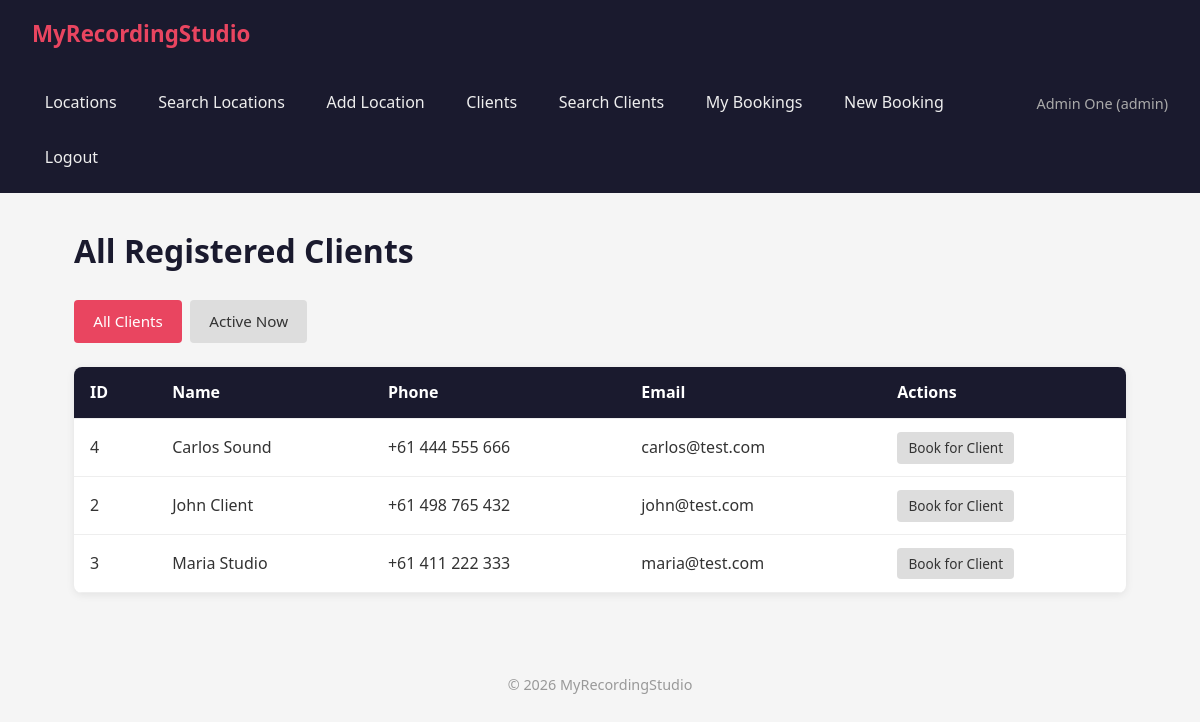
Page /pages/clients/list.php (signed in) on the committed database.
### tables this page shows
CREATE TABLE IF NOT EXISTS users (
    id INT AUTO_INCREMENT PRIMARY KEY,
    name VARCHAR(100) NOT NULL,
    phone VARCHAR(20) NOT NULL,
    email VARCHAR(150) NOT NULL UNIQUE,
    password VARCHAR(255) NOT NULL,
    type VARCHAR(10) NOT NULL,
    created_at TIMESTAMP DEFAULT CURRENT_TIMESTAMP
);

### classes/User.php (called while the page is built, shortened)
<?php
class User
{
    private $db;
    public function __construct($conn)
    {
        $this->db = $conn;
    }
    public function getAllClients(): array
    {
        $result = $this->db->query("SELECT * FROM users WHERE type = 'client' ORDER BY name");
        return $result->fetch_all(MYSQLI_ASSOC);
    }
}

### pages/clients/list.php (the view, shortened to what this page needs)
<?php
require_once __DIR__ . '/../../config/database.php';
require_once __DIR__ . '/../../classes/User.php';
$userObj = new User($conn);
$filter = $_GET['filter'] ?? 'all';
switch ($filter) {
    default:
        $clients = $userObj->getAllClients();
        $title = 'All Registered Clients';
        break;
}
require_once __DIR__ . '/../../includes/header.php';
?>
<h1><?= htmlspecialchars($title) ?></h1>
<div class="filter-bar">
    <a href="?filter=all" class="btn <?= $filter === 'all' ? 'btn-primary' : '' ?>">All Clients</a>
    <a href="?filter=active" class="btn <?= $filter === 'active' ? 'btn-primary' : '' ?>">Active Now</a>
</div>
<?php if (empty($clients)): ?>
    <p>No clients found.</p>
<?php else: ?>
    <table class="table">
        <thead>
            <tr>
                <th>ID</th>
                <th>Name</th>
                <th>Phone</th>
                <th>Email</th>
                <th>Actions</th>
            </tr>
        </thead>
        <tbody>
            <?php foreach ($clients as $client): ?>
                <tr>
                    <td><?= $client['id'] ?></td>
                    <td><?= htmlspecialchars($client['name']) ?></td>
                    <td><?= htmlspecialchars($client['phone']) ?></td>
                    <td><?= htmlspecialchars($client['email']) ?></td>
                    <td>
                        <a href="/pages/bookings/create.php?client_id=<?= $client['id'] ?>" class="btn btn-small">Book for Client</a>
                    </td>
                </tr>
            <?php endforeach; ?>
        </tbody>
    </table>
<?php endif; ?>
<?php require_once __DIR__ . '/../../includes/footer.php'; ?>

### assets/css/style.css (style rules this page uses)
* { margin: 0; padding: 0; box-sizing: border-box; }
body { font-family: 'Segoe UI', Tahoma, Geneva, Verdana, sans-serif; background: #f5f5f5; color: #333; line-height: 1.6; }
h1 { margin-bottom: 1.5rem; color: #1a1a2e; }
.btn { display: inline-block; padding: 0.6rem 1.2rem; border: none; border-radius: 4px; cursor: pointer; text-decoration: none; font-size: 0.95rem; background: #ddd; color: #333; transition: background 0.2s; }
.btn-primary { background: #e94560; color: #fff; }
.btn-small { padding: 0.3rem 0.7rem; font-size: 0.85rem; }
.table { width: 100%; border-collapse: collapse; background: #fff; border-radius: 8px; overflow: hidden; box-shadow: 0 2px 8px rgba(0, 0, 0, 0.08); }
.table th, .table td { padding: 0.8rem 1rem; text-align: left; border-bottom: 1px solid #eee; }
.table th { background: #1a1a2e; color: #fff; font-weight: 600; }
.filter-bar { display: flex; gap: 0.5rem; margin-bottom: 1.5rem; }

### rows in the picture
users: id "4", name "Carlos Sound", phone "+61 444 555 666", email "carlos@test.com"
users: id "2", name "John Client", phone "+61 498 765 432", email "john@test.com"
users: id "3", name "Maria Studio", phone "+61 411 222 333", email "maria@test.com"

### other values in the picture
$_SESSION['user_name'] "Admin One"
$_SESSION['user_type'] "admin"
$title "All Registered Clients"
